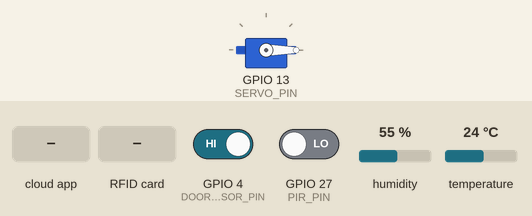
The sketch below on a simulated ESP32. On the bench: servo. Wiring (inferred from the names in the program): IR receiver: data GPIO 25. Inputs (shaded band) come from the test bench; at power-on: GPIO 4 (DOOR_SENSOR_PIN) HIGH, GPIO 27 (PIR_PIN) LOW, humidity 55 %, temperature 24 °C. WiFi joins after 1.5 s; servers stay silent unless stated; the Firebase database answers and starts empty; what the sketch prints to the serial monitor is not drawn.

Above: at 2.9 s.
3.0 s: the phone or cloud app sets remoteUnlock to 1
At 5.1 s:
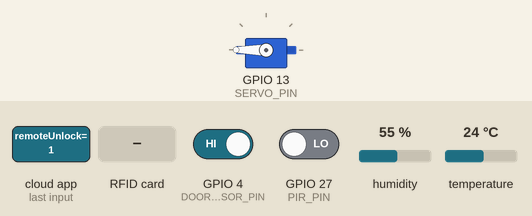
9.0 s: the phone or cloud app sets remoteUnlock to 0
At 10.1 s:
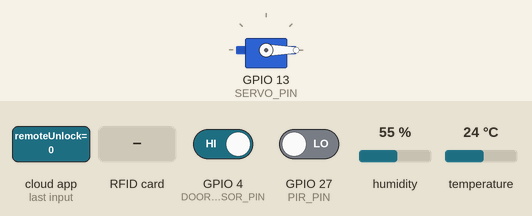
10.6 s: RFID card 83 3B AA FC held to the reader
At 11.0 s:
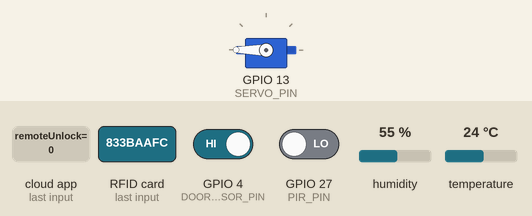
12.1 s: RFID card 23 AD 03 F7 held to the reader
At 14.4 s:
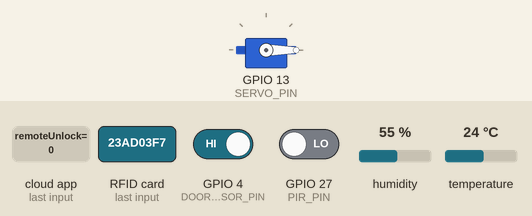
Timing chart, 0 to 15.9 s (numbered marks = the images above; inputs shaded):
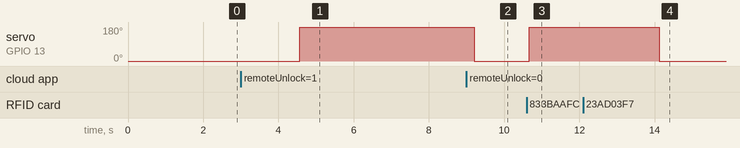

The sketch:

final_code.ino
```cpp
#include <WiFi.h>
#include <FirebaseESP32.h>
#include <SPI.h>
#include <MFRC522.h>
#include <ESP32Servo.h>
#include <DHT.h>

// ---------------- CONFIGURATION ----------------
#define WIFI_SSID "OPPO A78"
#define WIFI_PASSWORD "12345678"

#define API_KEY "AIzaSyDCf1MiexBrF9hViJDh4nhiEQBhRUqPAkk"
#define DATABASE_URL "test-2-ee62f-default-rtdb.asia-southeast1.firebasedatabase.app/"
#define USER_EMAIL "ashenharshana02@gmail.com"
#define USER_PASSWORD "Ashen@fdo10"

// Pins
#define IR_PIN          25
#define DHT_PIN         21
#define DOOR_SENSOR_PIN 4
#define PIR_PIN         27
#define TRIG_PIN        12
#define ECHO_PIN        14
#define RFID_SS_PIN     5
#define RFID_RST_PIN    22
#define SERVO_PIN       13

#define DHTTYPE DHT11
const float DISTANCE_THRESHOLD_CM = 10.0;

// ---------------- OBJECTS ----------------
FirebaseData fbdo;
FirebaseAuth auth;
FirebaseConfig config;
MFRC522 rfid(RFID_SS_PIN, RFID_RST_PIN);
Servo myServo;
DHT dht(DHT_PIN, DHTTYPE);

// Valid Cards
byte validCard1[4] = {0x83, 0x3B, 0xAA, 0xFC};
byte validCard2[4] = {0x23, 0xAD, 0x03, 0xF7};

// State Variables
int totalMailCount = 0;
int lastIrState = HIGH;
int lastDoorState = -1;
bool doorUnlocked = false;
bool mailRetrievalDetected = false;

// Timers
unsigned long lastDHTTime = 0;
unsigned long lastSecurityAlertTime = 0;
unsigned long lastDebugPrint = 0;
unsigned long lastRemoteCheck = 0;
unsigned long lastRFIDScan = 0;

// ---------------- FUNCTIONS ----------------

float measureDistanceCm() {
  digitalWrite(TRIG_PIN, LOW); delayMicroseconds(2);
  digitalWrite(TRIG_PIN, HIGH); delayMicroseconds(10);
  digitalWrite(TRIG_PIN, LOW);
  unsigned long duration = pulseIn(ECHO_PIN, HIGH, 25000UL);
  if (duration == 0) return 0;
  return duration * 0.034 / 2;
}

bool compareUID(byte *a, byte *b) {
  for (int i = 0; i < 4; i++) { if (a[i] != b[i]) return false; }
  return true;
}

// *** UPDATED UNLOCK LOGIC ***
void unlockDoor(String source) {
  if (!doorUnlocked) {
    myServo.write(180);
    doorUnlocked = true;
    mailRetrievalDetected = false;
    Serial.println("UNLOCKED via " + source);

    // Update Status
    Firebase.setString(fbdo, "/lockStatus", "Unlocked");
    Firebase.pushString(fbdo, "/logs", "Unlocked via " + source);

    // SYNC FIX: Tell Firebase the door is now OPEN ("1") so it doesn't auto-close
    if (source == "RFID") {
       Firebase.setString(fbdo, "/remoteUnlock", "1");
    }
  }
}

// *** UPDATED LOCK LOGIC ***
void lockDoor(String source) {
  if (doorUnlocked) {
    myServo.write(0);
    doorUnlocked = false;
    Serial.println("LOCKED via " + source);

    // Update Status
    Firebase.setString(fbdo, "/lockStatus", "Locked");
    Firebase.pushString(fbdo, "/logs", "Locked via " + source);

    // SYNC FIX: Tell Firebase the door is now CLOSED ("0")
    if (source == "RFID") {
       Firebase.setString(fbdo, "/remoteUnlock", "0");
    }

    // Reset Count if needed
    if (mailRetrievalDetected == true) {
       totalMailCount = 0;
       Serial.println("RESETTING MAIL COUNT");
       Firebase.setInt(fbdo, "/mailCount", 0);
       Firebase.setString(fbdo, "/mailStatus", "Empty");
       mailRetrievalDetected = false;
    }
  }
}

// ---------------- SETUP ----------------

void setup() {
  Serial.begin(115200);
  Serial.println("\n--- SMART MAILBOX STARTING ---");

  pinMode(IR_PIN, INPUT);
  pinMode(DOOR_SENSOR_PIN, INPUT_PULLUP);
  pinMode(PIR_PIN, INPUT);
  pinMode(TRIG_PIN, OUTPUT);
  pinMode(ECHO_PIN, INPUT);

  dht.begin();
  SPI.begin();
  rfid.PCD_Init();
  myServo.attach(SERVO_PIN);
  myServo.write(0);

  WiFi.begin(WIFI_SSID, WIFI_PASSWORD);
  Serial.print("Connecting WiFi");
  while (WiFi.status() != WL_CONNECTED) { delay(300); Serial.print("."); }
  Serial.println("\nConnected: " + WiFi.localIP().toString());

  config.api_key = API_KEY;
  config.database_url = DATABASE_URL;
  auth.user.email = USER_EMAIL;
  auth.user.password = USER_PASSWORD;
  Firebase.begin(&config, &auth);
  Firebase.setDoubleDigits(5);

  // Sync initial state
  Firebase.setString(fbdo, "/remoteUnlock", "0");

  Serial.println("System Active.");
}

// ---------------- MAIN LOOP ----------------

void loop() {

  // 1. REMOTE CONTROL SYNC (Every 2s)
  if (millis() - lastRemoteCheck > 2000) {
    // Only check if connected
    if (Firebase.ready()) {
      if (Firebase.getString(fbdo, "/remoteUnlock")) {
        String cmd = fbdo.stringData();

        // Only act if the command is DIFFERENT from current state
        // "1" = Unlock, "0" = Lock
        if (cmd == "1" && !doorUnlocked) {
          unlockDoor("Remote App");
        }
        else if (cmd == "0" && doorUnlocked) {
          lockDoor("Remote App");
        }
      }
    }
    lastRemoteCheck = millis();
  }

  // 2. MAIL COUNTER
  int currentIrState = digitalRead(IR_PIN);
  if (lastIrState == HIGH && currentIrState == LOW) {
    totalMailCount++;
    Serial.println("MAIL DETECTED");
    Firebase.setInt(fbdo, "/mailCount", totalMailCount);
    Firebase.setString(fbdo, "/mailStatus", "New Mail Arrived");
    Firebase.pushString(fbdo, "/logs", "Mail Count: " + String(totalMailCount));
    delay(500);
  }
  lastIrState = currentIrState;

  // 3. DOOR SENSOR
  int currentDoorState = digitalRead(DOOR_SENSOR_PIN);
  if (currentDoorState != lastDoorState) {
    if (currentDoorState == HIGH) {
      if (doorUnlocked) {
        Serial.println("Door Opened (Authorized)");
        Firebase.setString(fbdo, "/physicalDoor", "Open");
        mailRetrievalDetected = true;
      } else {
        Serial.println("ALARM: DOOR FORCED OPEN!");
        Firebase.setString(fbdo, "/physicalDoor", "FORCED OPEN");
        Firebase.setString(fbdo, "/security", "Door Forced Open!");
        Firebase.pushString(fbdo, "/logs", "ALARM: Door Forced!");
      }
    } else {
      Serial.println("Door Closed");
      Firebase.setString(fbdo, "/physicalDoor", "Closed");
    }
    lastDoorState = currentDoorState;
    delay(100);
  }

  // 4. RFID ACCESS (With 3s Cooldown)
  if (millis() - lastRFIDScan > 3000) {
    if (rfid.PICC_IsNewCardPresent() && rfid.PICC_ReadCardSerial()) {
      byte *uid = rfid.uid.uidByte;
      String uidString = "";
      for (byte i = 0; i < rfid.uid.size; i++) {
        if (uid[i] < 0x10) uidString += "0";
        uidString += String(uid[i], HEX);
        if (i < rfid.uid.size - 1) uidString += " ";
      }
      uidString.toUpperCase();

      if (compareUID(uid, validCard1) || compareUID(uid, validCard2)) {
        if (!doorUnlocked) unlockDoor("RFID");
        else lockDoor("RFID");
        lastRFIDScan = millis();
      } else {
        Serial.println("Access Denied");
        Firebase.pushString(fbdo, "/logs", "Denied: " + uidString);
        lastRFIDScan = millis();
      }
      rfid.PICC_HaltA();
      rfid.PCD_StopCrypto1();
    }
  }

  // 5. SECURITY (PIR)
  if (millis() - lastDebugPrint > 500) {
    int pirValue = digitalRead(PIR_PIN);
    if (pirValue == HIGH) {
      float dist = measureDistanceCm();
      if (dist > 0 && dist <= DISTANCE_THRESHOLD_CM) {
        if (millis() - lastSecurityAlertTime > 5000) {
           Firebase.setString(fbdo, "/security", "Intruder Detected!");
           Firebase.pushString(fbdo, "/logs", "Security Alert!");
           lastSecurityAlertTime = millis();
        }
      }
    }
    lastDebugPrint = millis();
  }

  // 6. ENVIRONMENT
  if (millis() - lastDHTTime > 5000) {
    float h = dht.readHumidity();
    float t = dht.readTemperature();
    if (!isnan(h) && !isnan(t)) {
      Firebase.setFloat(fbdo, "/temperature", t);
      Firebase.setFloat(fbdo, "/humidity", h);
    }
    lastDHTTime = millis();
  }
}
```

Measured:
- after the input at 3.0 s, servo on GPIO 13 (SERVO_PIN): 0° → 180° after 1.6 s
- after the input at 9.0 s, servo on GPIO 13 (SERVO_PIN): 180° → 0° after 0.21 s
- after the input at 10.6 s, servo on GPIO 13 (SERVO_PIN): 0° → 180° after 0.07 s
- after the input at 12.1 s, servo on GPIO 13 (SERVO_PIN): 180° → 0° after 2.0 s
